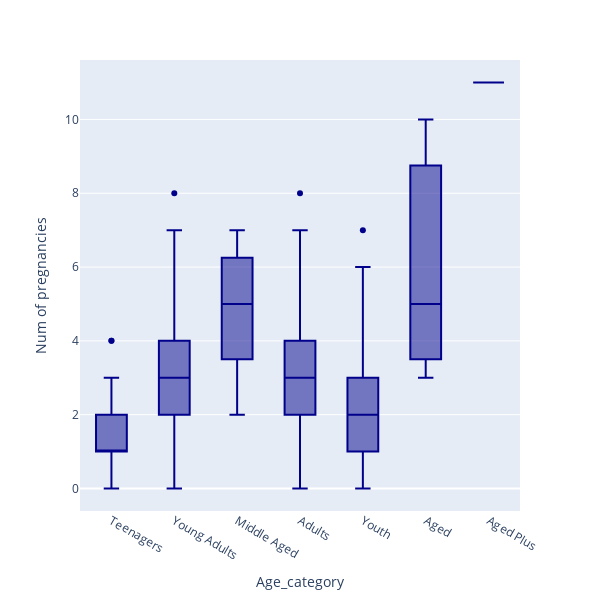

The notebook cell saved with this chart:
### Code cell
fig = px.box(data_cv, 
             x = "Age_category", 
             y = "Num of pregnancies", 
             color_discrete_sequence=["darkblue"],
             points = "outliers",
             category_orders=['Teenagers', 
                              'Youth',
                              'Young Adults', 
                              'Adults', 
                              'Middle Aged',  
                              'Aged', 
                              'Aged Plus'
                            ],
              width=600,
              height=600
             )
fig

### Figure 1 — Plotly figure (JSON) as saved in the notebook; plotly's stock layout.template omitted (floating-point values rounded to 4 significant figures; data arrays with more than 128 entries replaced by an {"elided": "..."} marker saying what was removed)
{"data": [{"alignmentgroup": "True", "boxpoints": "outliers", "hovertemplate": "Age_category=%{x}<br>Num of pregnancies=%{y}<extra></extra>", "legendgroup": "", "marker": {"color": "darkblue"}, "name": "", "notched": false, "offsetgroup": "", "orientation": "v", "showlegend": false, "type": "box", "x": {"elided": "858 str values"}, "x0": " ", "xaxis": "x", "y": {"elided": "858 int values"}, "y0": " ", "yaxis": "y"}], "layout": {"boxmode": "group", "height": 600, "legend": {"tracegroupgap": 0}, "margin": {"t": 60}, "width": 600, "xaxis": {"anchor": "y", "domain": [0, 1], "title": {"text": "Age_category"}}, "yaxis": {"anchor": "x", "domain": [0, 1], "title": {"text": "Num of pregnancies"}}}}
